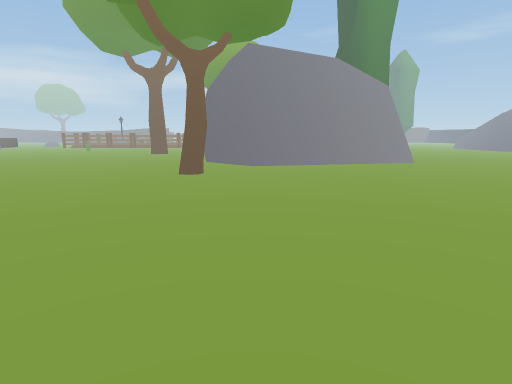
View 1 (above)

20 first-person views from a walk through a 3-D level made in the Unity game engine. The camera is 1.4 m above the floor, tilts 10° down and sees 80° across. The floor is counted in squares, 1 m on a side. Each view is taken from the middle of a square. On the plan, view 1 faces up. The plan holds only what a view shows up to about 14 squares ahead; the rest is blank. The place goes on beyond the plan. The player is left out. Some animated figures are left out. Some surface patterns are stand-ins.

View 2
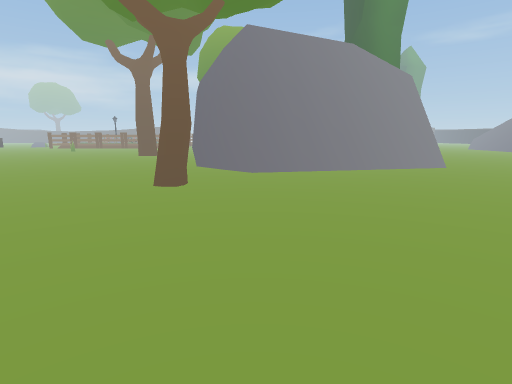

View 3
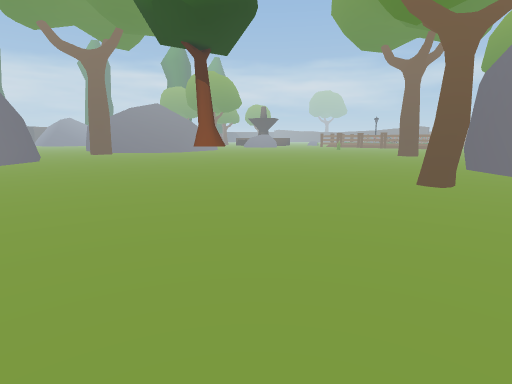

View 4
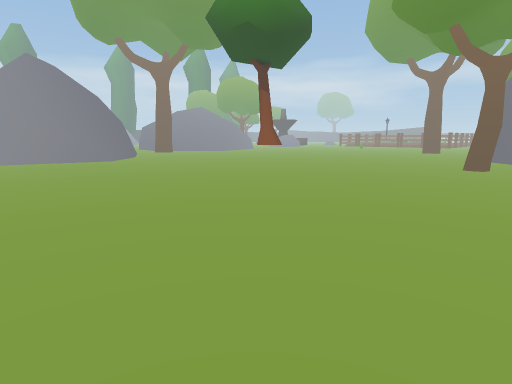

View 5
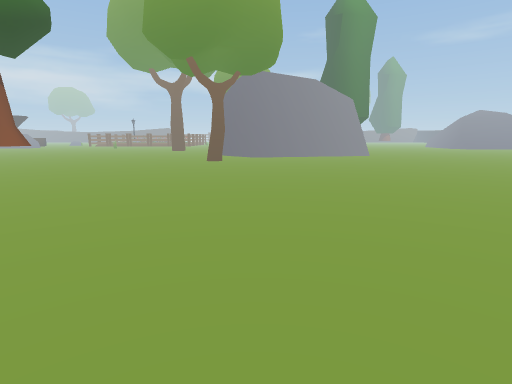

View 6
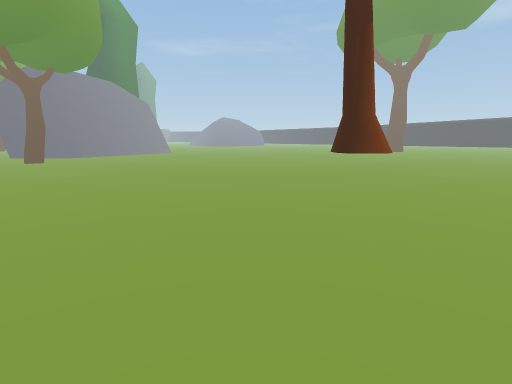

View 7
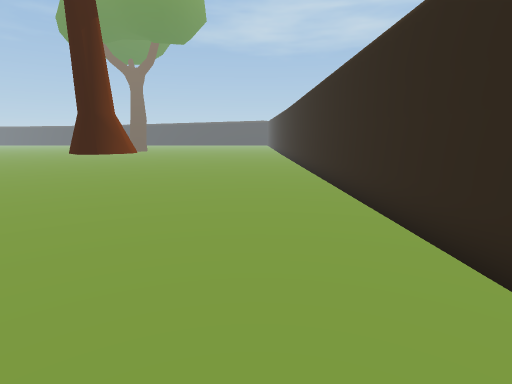

View 8
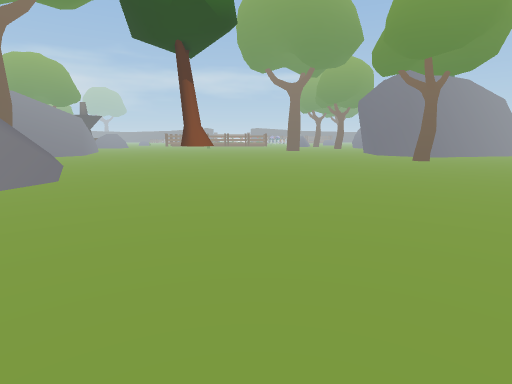

View 9
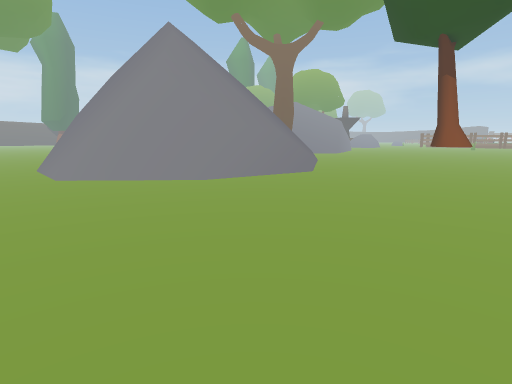

View 10
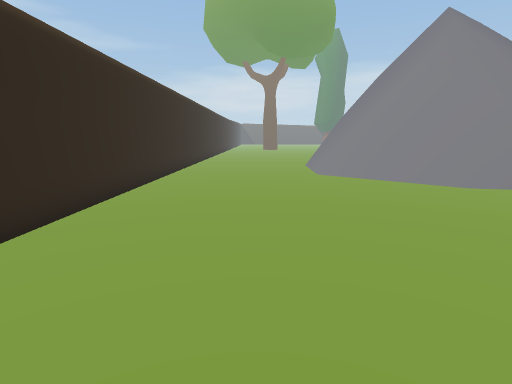

View 11
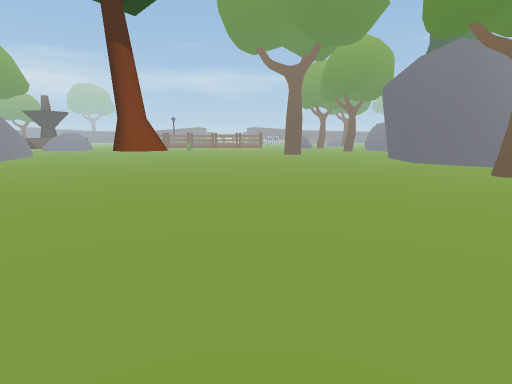

View 12
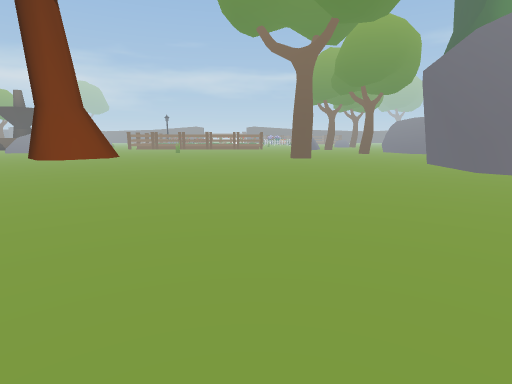

View 13
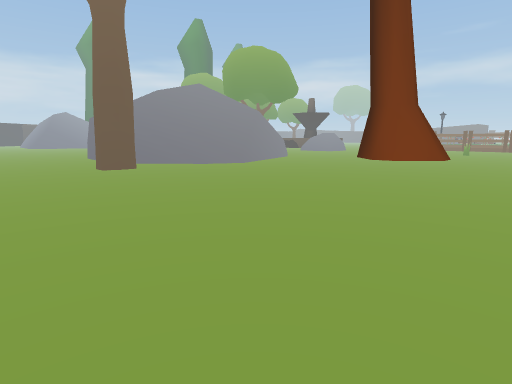

View 14
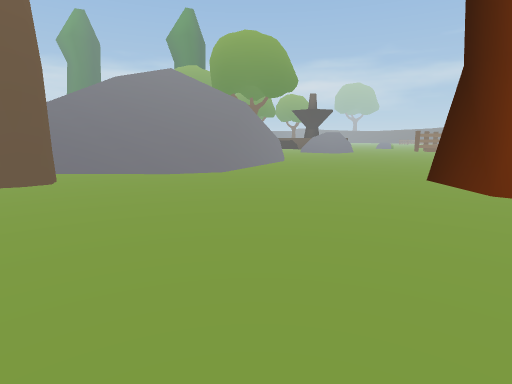

View 15
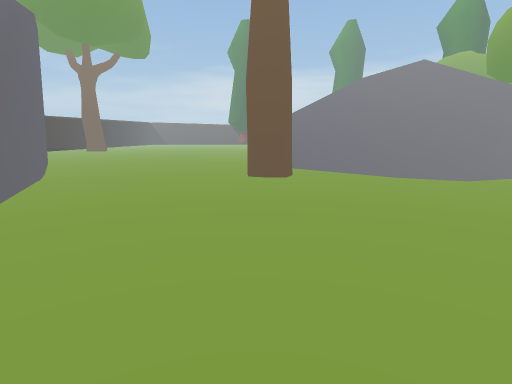

View 16
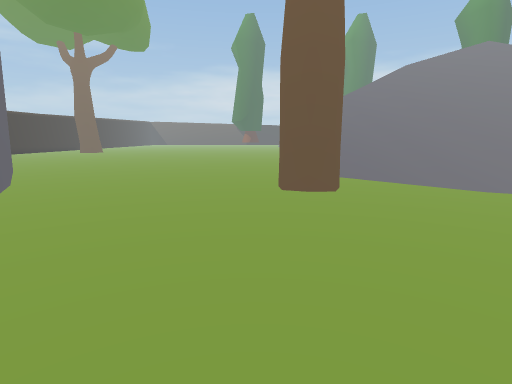

View 17
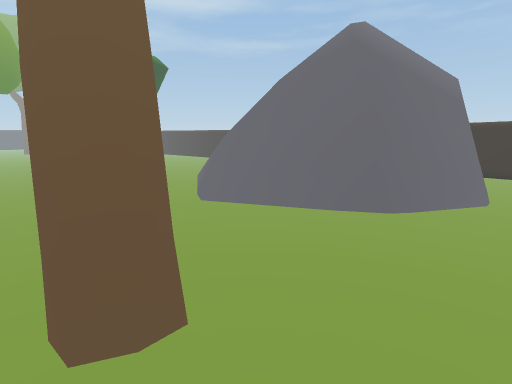

View 18
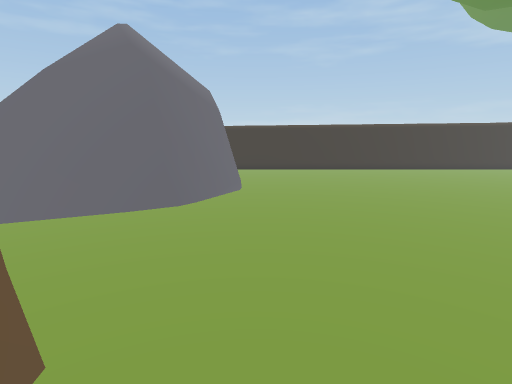

View 19
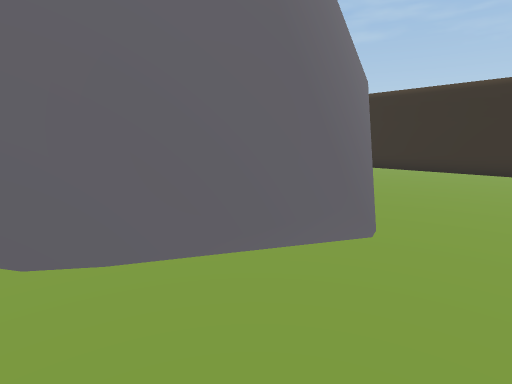

View 20
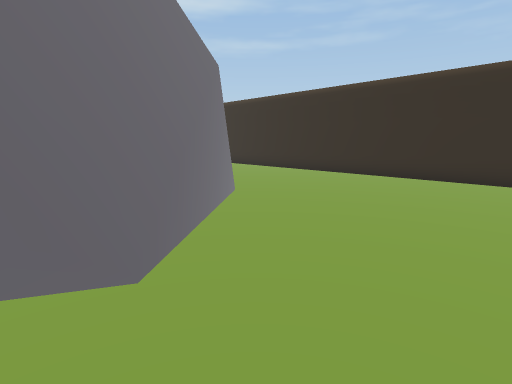

### Floor plan
Key: @ floor where view 1 was taken; # wall or solid block; . floor; / step, stairs or slope; = window, fence, low wall or low ledge; ^ raised ledge; O other object.
Columns run from 34 left of view 1 to 8 right of it. Each row starts with its distance up from view 1.
 20  /////#........................#
 19 //////==.......................#
 18 ////////.......................##
 17 ///////.........................#########=.
 16 ///////..........O...............###==.....
 15 //////.......... OO........................
 14 /////...........OOO........................
 13  ///...........................O...........
 12  =  .##........................OO..........
 11 .....##....................................
 10 ...........................................
  9 ...........................................
  8 ..........................................
  7 ...........................................
  6 ...........................................
  5 .........####^.............................
  4 .......###   ^^............................
  3 .....###      ^............................
  2 .....#        ^^...........................
  1 ....##        ##...........................
  0 ...##         ##..................@........
 -1  ..##        ##............................
 -2 ...##       ##.........................O...
 -3 ....##      #.........................O# ..
 -4 .....########............   ..........OO ..
 -5 ......=#####............    ...............
 -6 .......................     ...............
 -7  .....................      ...............
 -8  .................... .      ..............
 -9  ....................       . .............
-10  ....................         .............
-11  #########..........           ############
-12          ##########

Positions as (right, up) in squares from view 1, and headings:
1: (0, 0), facing up
2: (0, 3), facing up
3: (0, 2), facing up-left
4: (0, -4), facing up-left
5: (0, -7), facing up
6: (-6, -9), facing up-right
7: (-6, -9), facing right
8: (-13, -7), facing up
9: (-12, -8), facing up-left
10: (-12, -8), facing left
11: (-12, 1), facing up
12: (-12, 6), facing up
13: (-14, 6), facing up-left
14: (-17, 10), facing up-left
15: (-17, 11), facing left
16: (-20, 10), facing left
17: (-33, 13), facing down-right
18: (-32, 14), facing down
19: (-33, 3), facing down-right
20: (-34, 0), facing down-right
